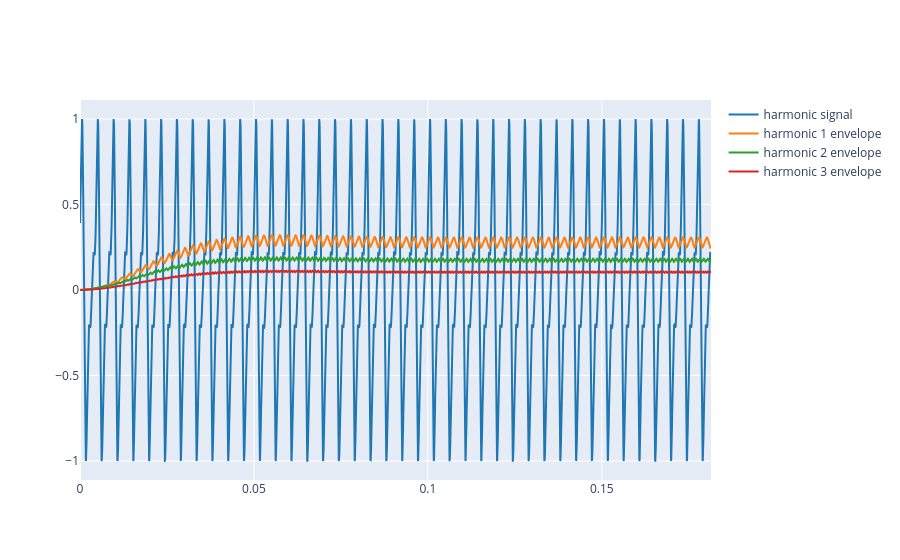

Notebook code for this chart:
### Markdown cell above
### 1. Isolate one harmonic with an IIR band-pass filter

The first step is to isolate a single harmonic from the compound signal. We can do that with a band-pass filter centered at the harmonic frequency. The band-pass filter keeps frequencies near the chosen center frequency and attenuates the others, so it emphasizes the partial we want to study.

From the IIR point of view, the filter is still a recursive system: it uses previous output samples as well as the current input. In the frequency domain, this means the response is high around a chosen center frequency $f_c$ and lower away from it. In practice we choose a bandwidth that is wide enough to pass the harmonic but narrow enough to avoid picking up neighboring components.

Once the harmonic component is isolated, we can estimate its envelope by applying the recursive smoothing rule from the previous section. The idea is that the band-pass filter gives us the harmonic component, and the IIR smoothing step tells us how its strength evolves over time.

Next cell show how the envelope extraction of harmonics works on a synthesized reference sound.

### Code cell
# Synthesize a harmonic sound at 440 Hz and extract the first n harmonic envelopes.

# Sampling rate and time axis
fs = 22050
t = np.arange(0, 0.5, 1 / fs)

# Harmonic synthesis parameters
phi = 0.0
weights = [0.8, 0.5, 0.3]
f0_1 = 220.0
n_harmonics = 3  # change this value to analyze more or fewer harmonics
synthetic_signal = synthesize(f0_1, phi, weights, t)
synthetic_signal = synthetic_signal / np.max(np.abs(synthetic_signal))

synthetic_envelopes = extract_harmonic_envelopes(
    synthetic_signal, f0_1, fs, n_harmonics=n_harmonics, bw=25, r=0.98
)
synthetic_envelope_array = np.array(synthetic_envelopes)

# Prepare the list of signals to plot
signals_to_plot = [synthetic_signal]
for env in synthetic_envelopes:
    signals_to_plot.append(env * 0.7)

# Prepare the list of names for the legend
signal_names = ["harmonic signal"]
for k in range(1, n_harmonics + 1):
    signal_names.append(f"harmonic {k} envelope")

# Calculate the end time for the plot view from the sample count (4000)
t_end_s = 4000 / fs

# Use plot_signals to create the plot.
# Note: The title will not be displayed as the plot_signals function does not support it.
plot_signals(signals_to_plot, sr=fs, t_end=t_end_s, name=signal_names)

### Figure 1 — Plotly figure (JSON) as saved in the notebook; plotly's stock layout.template omitted (floating-point values rounded to 4 significant figures; data arrays with more than 128 entries replaced by an {"elided": "..."} marker saying what was removed)
{"data": [{"line": {"color": "#1f77b4", "shape": "linear"}, "mode": "lines", "name": "harmonic signal", "type": "scatter", "x": {"elided": "4000 float values"}, "y": {"elided": "4000 float values"}}, {"line": {"color": "#ff7f0e", "shape": "linear"}, "mode": "lines", "name": "harmonic 1 envelope", "type": "scatter", "x": {"elided": "4000 float values"}, "y": {"elided": "4000 float values"}}, {"line": {"color": "#2ca02c", "shape": "linear"}, "mode": "lines", "name": "harmonic 2 envelope", "type": "scatter", "x": {"elided": "4000 float values"}, "y": {"elided": "4000 float values"}}, {"line": {"color": "#d62728", "shape": "linear"}, "mode": "lines", "name": "harmonic 3 envelope", "type": "scatter", "x": {"elided": "4000 float values"}, "y": {"elided": "4000 float values"}}], "layout": {}}
